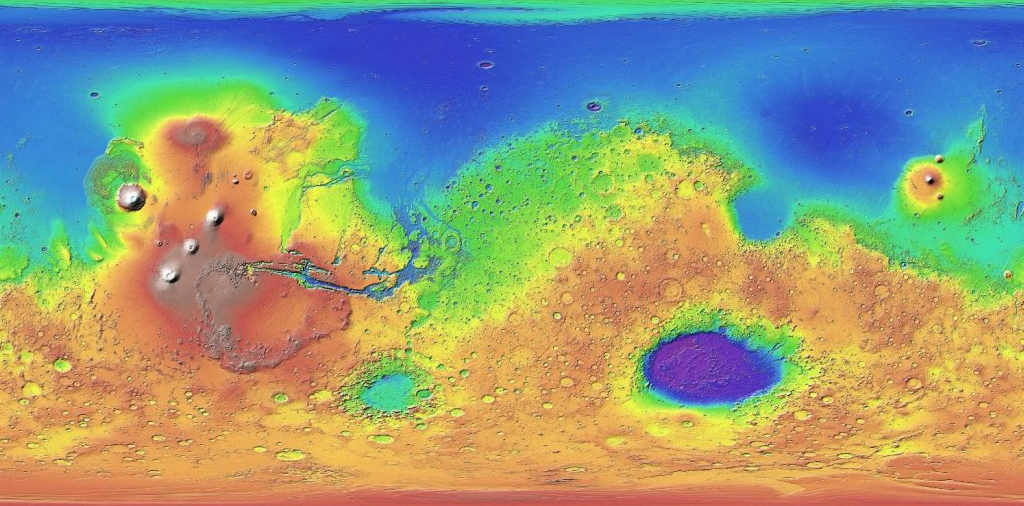
#> input picture Chapter_7/mola_color_1024x506.png, 1024 x 506 px, given in place of cape_python.png, which was not available
$ python Challenge1_Smart_Search.py
#> lines starting #> are read from the running program, lines starting #| are printed output that depends on the picture; after the words box and inside, x2 and y2 are one past the last pixel; in counts of white or black regions, pixels touching at a corner belong together; pictures that were not available may be replaced by others from this repository, and a replacement may not be noted
import sys
import random
import itertools
import numpy as np
import cv2 as cv

MAP_FILE = 'cape_python.png'

# Assign search area (SA) corner point locations based on image pixels.
SA1_CORNERS = (130, 265, 180, 315)  # (UL-X, UL-Y, LR-X, LR-Y)
SA2_CORNERS = (80, 255, 130, 305)   # (UL-X, UL-Y, LR-X, LR-Y)
SA3_CORNERS = (105, 205, 155, 255)  # (UL-X, UL-Y, LR-X, LR-Y)


class Search():
    """Bayesian Search & Rescue game with 3 search areas."""

    def __init__(self, name):
#> called with name = 'Cape_Python'
        self.name = name
        self.img = cv.imread(MAP_FILE, cv.IMREAD_COLOR)
#> self.img is the input picture: shape (506, 1024, 3); mean B, G, R 126.1, 155.8, 146.8
        if self.img is None:
            print('Could not load map file {}'.format(MAP_FILE),
                  file=sys.stderr)
            sys.exit(1)

        # Set placeholders for sailor's actual location
        self.area_actual = 0
        self.sailor_actual = [0, 0]  # As "local" coords within search area

        # Create numpy arrays for each search area by indexing image array.
        self.sa1 = self.img[SA1_CORNERS[1] : SA1_CORNERS[3],
                            SA1_CORNERS[0] : SA1_CORNERS[2]]
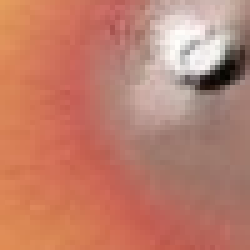
#> self.sa1: shape (50, 50, 3) (shown 5 times larger); mean B, G, R 107.6, 126, 190.5

        self.sa2 = self.img[SA2_CORNERS[1] : SA2_CORNERS[3],
                            SA2_CORNERS[0] : SA2_CORNERS[2]]
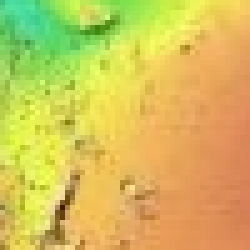
#> self.sa2: shape (50, 50, 3) (shown 5 times larger); mean B, G, R 89.8, 192, 210.8

        self.sa3 = self.img[SA3_CORNERS[1] : SA3_CORNERS[3],
                            SA3_CORNERS[0] : SA3_CORNERS[2]]
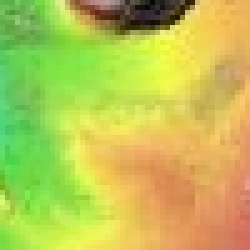
#> self.sa3: shape (50, 50, 3) (shown 5 times larger); mean B, G, R 83.9, 195.2, 188.2

        # Set initial per-area target probabilities for finding sailor
        self.p1 = 0.2
        self.p2 = 0.5
        self.p3 = 0.3

        # Initialize search effectiveness probabilities.
        self.sep1 = 0
        self.sep2 = 0
        self.sep3 = 0

    def draw_map(self, last_known):
        """Display basemap with scale, last known xy location, search areas."""
#> called with last_known = (160, 290)
        # Draw the scale bar.
        cv.line(self.img, (20, 370), (70, 370), (0, 0, 0), 2)
#> self.img: shape (506, 1024, 3); 0.03% of pixels changed, all inside (x1, y1, x2, y2) = (19, 369, 72, 372)
        cv.putText(self.img, '0', (8, 370), cv.FONT_HERSHEY_PLAIN, 1, (0, 0, 0))
#> self.img: shape (506, 1024, 3); mean B, G, R 126.1, 155.8, 146.7
        cv.putText(self.img, '50 Nautical Miles', (71, 370),
                   cv.FONT_HERSHEY_PLAIN, 1, (0, 0, 0))
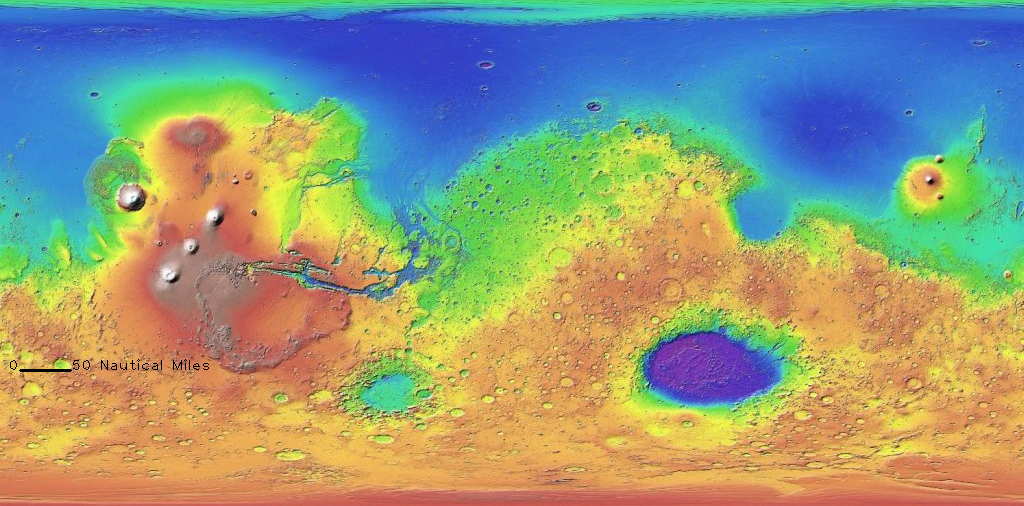
#> self.img: shape (506, 1024, 3); mean B, G, R 126, 155.7, 146.6

        # Draw and number the search areas.
        cv.rectangle(self.img, (SA1_CORNERS[0], SA1_CORNERS[1]),
                     (SA1_CORNERS[2], SA1_CORNERS[3]), (0, 0, 0), 1)
#> self.img: shape (506, 1024, 3); 0.04% of pixels changed, all inside (x1, y1, x2, y2) = (130, 265, 181, 316)
        cv.putText(self.img, '1',
                   (SA1_CORNERS[0] + 3, SA1_CORNERS[1] + 15),
                   cv.FONT_HERSHEY_PLAIN, 1, 0)
#> self.img: shape (506, 1024, 3); mean B, G, R 126, 155.6, 146.5
        cv.rectangle(self.img, (SA2_CORNERS[0], SA2_CORNERS[1]),
                     (SA2_CORNERS[2], SA2_CORNERS[3]), (0, 0, 0), 1)
        cv.putText(self.img, '2',
                   (SA2_CORNERS[0] + 3, SA2_CORNERS[1] + 15),
                   cv.FONT_HERSHEY_PLAIN, 1, 0)
#> self.img: shape (506, 1024, 3); mean B, G, R 126, 155.6, 146.5
        cv.rectangle(self.img, (SA3_CORNERS[0], SA3_CORNERS[1]),
                     (SA3_CORNERS[2], SA3_CORNERS[3]), (0, 0, 0), 1)
#> self.img: shape (506, 1024, 3); mean B, G, R 125.9, 155.5, 146.4
        cv.putText(self.img, '3',
                   (SA3_CORNERS[0] + 3, SA3_CORNERS[1] + 15),
                   cv.FONT_HERSHEY_PLAIN, 1, 0)
#> self.img: shape (506, 1024, 3); mean B, G, R 125.9, 155.5, 146.4

        # Post the last known location of the sailor.
        cv.putText(self.img, '+', (last_known),
                   cv.FONT_HERSHEY_PLAIN, 1, (0, 0, 255))
#> self.img: shape (506, 1024, 3); mean B, G, R 125.9, 155.5, 146.4
        cv.putText(self.img, '+ = Last Known Position', (274, 355),
                   cv.FONT_HERSHEY_PLAIN, 1, (0, 0, 255))
        cv.putText(self.img, '* = Actual Position', (275, 370),
                   cv.FONT_HERSHEY_PLAIN, 1, (255, 0, 0))
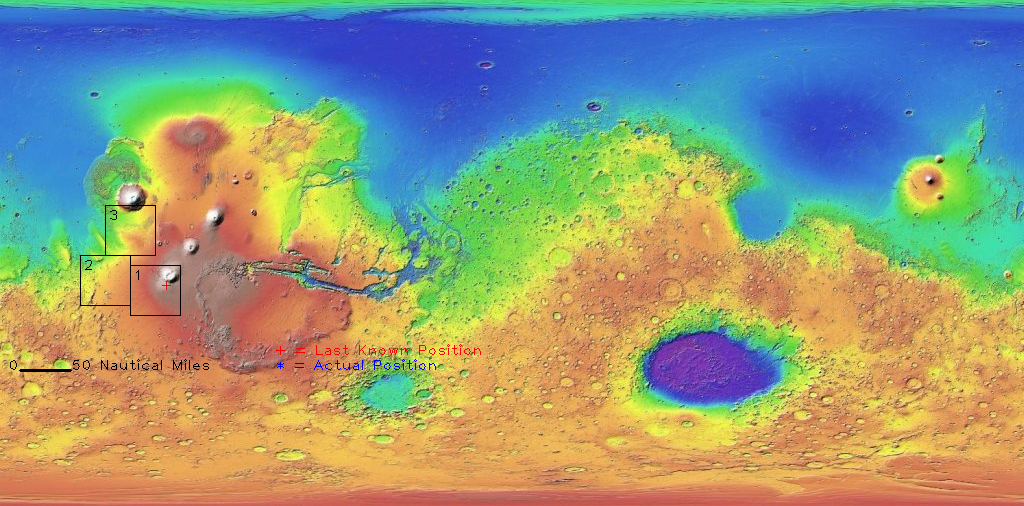
#> self.img: shape (506, 1024, 3); mean B, G, R 125.9, 155.3, 146.4

        cv.imshow('Search Area', self.img)
        cv.moveWindow('Search Area', 900, 0) #display in the upper-right corner
        cv.waitKey(500) #image first, and then game menu after 500 milliseconds

    def sailor_final_location(self, num_search_areas):
        """Return the actual x,y location of the missing sailor."""
#> called with num_search_areas = 3
        # Find sailor coordinates with respect to any Search Area sub-array.
        self.sailor_actual[0] = np.random.choice(self.sa1.shape[1], 1)
        self.sailor_actual[1] = np.random.choice(self.sa1.shape[0], 1)

        # Pick a search area at random.
        area = int(random.triangular(1, num_search_areas + 1))

        # Convert local search area coordinates to map coordinates.
        if area == 1:
            x = self.sailor_actual[0] + SA1_CORNERS[0]
            y = self.sailor_actual[1] + SA1_CORNERS[1]
            self.area_actual = 1
        elif area == 2:
            x = self.sailor_actual[0] + SA2_CORNERS[0]
            y = self.sailor_actual[1] + SA2_CORNERS[1]
            self.area_actual = 2
        elif area == 3:
            x = self.sailor_actual[0] + SA3_CORNERS[0]
#> x = [149]
            y = self.sailor_actual[1] + SA3_CORNERS[1]
#> y = [252]
#> the answer given: 1
            self.area_actual = 3
        return x, y

    def calc_search_effectiveness(self):
        """Set decimal search effectiveness value per search area."""
        self.sep1 = random.uniform(0.2, 0.9)
        self.sep2 = random.uniform(0.2, 0.9)
        self.sep3 = random.uniform(0.2, 0.9)

    def conduct_search(self, area_num, area_array, effectiveness_prob, \
                       search_list):
        """Return search results and list of searched coordinates."""
#> called with area_num = 1, effectiveness_prob = 0.731
        local_y_range = range(area_array.shape[0])
        local_x_range = range(area_array.shape[1])
        coords = list(itertools.product(local_x_range, local_y_range))
        random.shuffle(coords)
        coords2 = [x for x in coords if x not in search_list] #smart search
        coords2 = coords2[:int((len(coords) * effectiveness_prob))]
        search_list += coords2
        loc_actual = (self.sailor_actual[0], self.sailor_actual[1])
#> loc_actual = ([44], [47])
#> in main, `results_1, coords_1, search_list_1 = app.conduct_search(1, app.sa1, ap..`: results_1 = 'Not Found'; coords_1 = 1826 pairs, first value 0 to 49, second value 0 to 49; search_list_1 has the same summary as coords_1
#> in main, `results_2, coords_2, search_list_1 = app.conduct_search(1, app.sa1, ap..`: results_2 = 'Not Found'; coords_2 = 674 pairs, first value 0 to 49, second value 0 to 49; search_list_1 = 2500 pairs, first value 0 to 49, second value 0 to 49
#> in main, `app.sep1 = (len(set(coords_1 + coords_2))) / (len(app.sa1)**2)`: app.sep1 = 1
        if area_num == self.area_actual and loc_actual in coords2:
            return 'Found in Area {}.'.format(area_num), coords2, search_list
        return 'Not Found', coords2, search_list

    def revise_target_probs(self):
        """Update area target probabilities based on search effectiveness."""
        denom = self.p1 * (1 - self.sep1) + self.p2 * (1 - self.sep2) \
                + self.p3 * (1 - self.sep3)
#> denom = 0.8
        self.p1 = self.p1 * (1 - self.sep1) / denom
#> self.p1 = 0
        self.p2 = self.p2 * (1 - self.sep2) / denom
#> self.p2 = 0.625
        self.p3 = self.p3 * (1 - self.sep3) / denom
#> self.p3 = 0.375
#| E1 = 1.000, E2 = 0.000, E3 = 0.000
#| P1 = 0.000, P2 = 0.625, P3 = 0.375


def draw_menu(search_num):
    """Print menu of choices for conducting area searches."""
    print('\nSearch {}'.format(search_num))
    print(
        """
        Choose next areas to search:

        0 - Quit
        1 - Search Area 1 twice
        2 - Search Area 2 twice
        3 - Search Area 3 twice
        4 - Search Areas 1 & 2
        5 - Search Areas 1 & 3
        6 - Search Areas 2 & 3
        7 - Start Over
        """
        )


def main():
    app = Search('Cape_Python')
    app.draw_map(last_known=(160, 290))
    sailor_x, sailor_y = app.sailor_final_location(num_search_areas=3)
    print("-" * 65)
    print("\nInitial Target (P) Probabilities:")
    print("P1 = {:.3f}, P2 = {:.3f}, P3 = {:.3f}".format(app.p1, app.p2, app.p3))
    search_num = 1
    search_list_1 =[]
    search_list_2 =[]
    search_list_3 =[]

    while True:
        app.calc_search_effectiveness()
        draw_menu(search_num)
        choice = input("Choice: ")
#> the answer given: 1
#> the answer given: 1
#> the answer given: 1
#> the answer given: 1
#> the answer given: 1

        if choice == "0":
            sys.exit()

        elif choice == "1":
            results_1, coords_1, search_list_1 = app.conduct_search(1, app.sa1, app.sep1, search_list_1)
            results_2, coords_2, search_list_1 = app.conduct_search(1, app.sa1, app.sep1, search_list_1)
            app.sep1 = (len(set(coords_1 + coords_2))) / (len(app.sa1)**2)
            app.sep2 = 0
            app.sep3 = 0

        elif choice == "2":
            results_1, coords_1, search_list_2 = app.conduct_search(2, app.sa2, app.sep2, search_list_2)
            results_2, coords_2, search_list_2 = app.conduct_search(2, app.sa2, app.sep2, search_list_2)
            app.sep1 = 0
            app.sep2 = (len(set(coords_1 + coords_2))) / (len(app.sa2)**2)
            app.sep3 = 0

        elif choice == "3":
            results_1, coords_1, search_list_3 = app.conduct_search(3, app.sa3, app.sep3, search_list_3)
            results_2, coords_2, search_list_3 = app.conduct_search(3, app.sa3, app.sep3, search_list_3)
            app.sep1 = 0
            app.sep2 = 0
            app.sep3 = (len(set(coords_1 + coords_2))) / (len(app.sa3)**2)

        elif choice == "4":
            results_1, coords_1, search_list_1 = app.conduct_search(1, app.sa1, app.sep1, search_list_1)
            results_2, coords_2, search_list_2 = app.conduct_search(2, app.sa2, app.sep2, search_list_2)
            app.sep3 = 0

        elif choice == "5":
            results_1, coords_1, search_list_1 = app.conduct_search(1, app.sa1, app.sep1, search_list_1)
            results_2, coords_2, search_list_3 = app.conduct_search(3, app.sa3, app.sep3, search_list_3)
            app.sep2 = 0

        elif choice == "6":
            results_1, coords_1, search_list_2 = app.conduct_search(2, app.sa2, app.sep2, search_list_2)
            results_2, coords_2, search_list_3 = app.conduct_search(3, app.sa3, app.sep3, search_list_3)
            app.sep1 = 0

        elif choice == "7":
            main()

        else:
            print("\nSorry, but that isn't a valid choice.", file=sys.stderr)
            continue

        app.revise_target_probs()  # Use Bayes' rule to update target probs.

        print("\nSearch {} Results 1 = {}"
              .format(search_num, results_1), file=sys.stderr)
        print("Search {} Results 2 = {}\n"
              .format(search_num, results_2), file=sys.stderr)
        print("Search {} Effectiveness (E):".format(search_num))
        print("E1 = {:.3f}, E2 = {:.3f}, E3 = {:.3f}"
              .format(app.sep1, app.sep2, app.sep3))

        # Print target probabilities if sailor is not found else show position.
        if results_1 == 'Not Found' and results_2 == 'Not Found':
            print("\nNew Target Probabilities (P) for Search {}:"
                  .format(search_num + 1))
            print("P1 = {:.3f}, P2 = {:.3f}, P3 = {:.3f}"
                  .format(app.p1, app.p2, app.p3))
        else:
            cv.circle(app.img, (sailor_x[0], sailor_y[0]), 3, (255, 0, 0), -1)
            cv.imshow('Search Area', app.img)
            cv.waitKey(1500)
            main()
        search_num += 1

if __name__ == '__main__':
#> (the run stopped early here; a loop or call above may not have finished)
